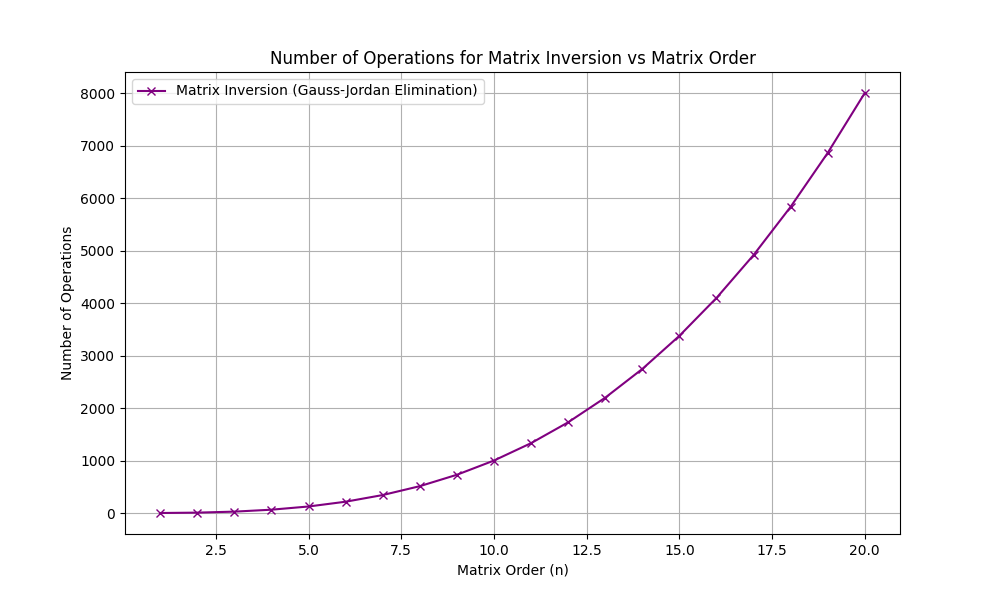

Recreate this plot in Python.
import numpy as np
import matplotlib.pyplot as plt

# Matrix orders
matrix_orders = np.arange(1, 21)  # Considering matrix orders from 1 to 20

# Number of operations for matrix inversion using Gaussian elimination (approx 2/3 n^3)
gaussian_inversion_ops = [(2/3) * n**3 for n in matrix_orders]

# Number of operations for Gauss-Jordan Elimination (which is approximately n^3)
gauss_jordan_ops = [n**3 for n in matrix_orders]

# Plotting the graph for matrix inversion
plt.figure(figsize=(10, 6))

# Plot for Gaussian Elimination Matrix Inversion
# plt.plot(matrix_orders, gaussian_inversion_ops, label="Matrix Inversion (Gaussian Elimination)", marker='o', color='red')

# Plot for Gauss-Jordan Elimination (which is approximately n^3)
plt.plot(matrix_orders, gauss_jordan_ops, label="Matrix Inversion (Gauss-Jordan Elimination)", marker='x', color='purple')

# Labels and title
plt.title("Number of Operations for Matrix Inversion vs Matrix Order")
plt.xlabel("Matrix Order (n)")
plt.ylabel("Number of Operations")
plt.grid(True)
plt.legend()

# Show the plot
plt.show()
